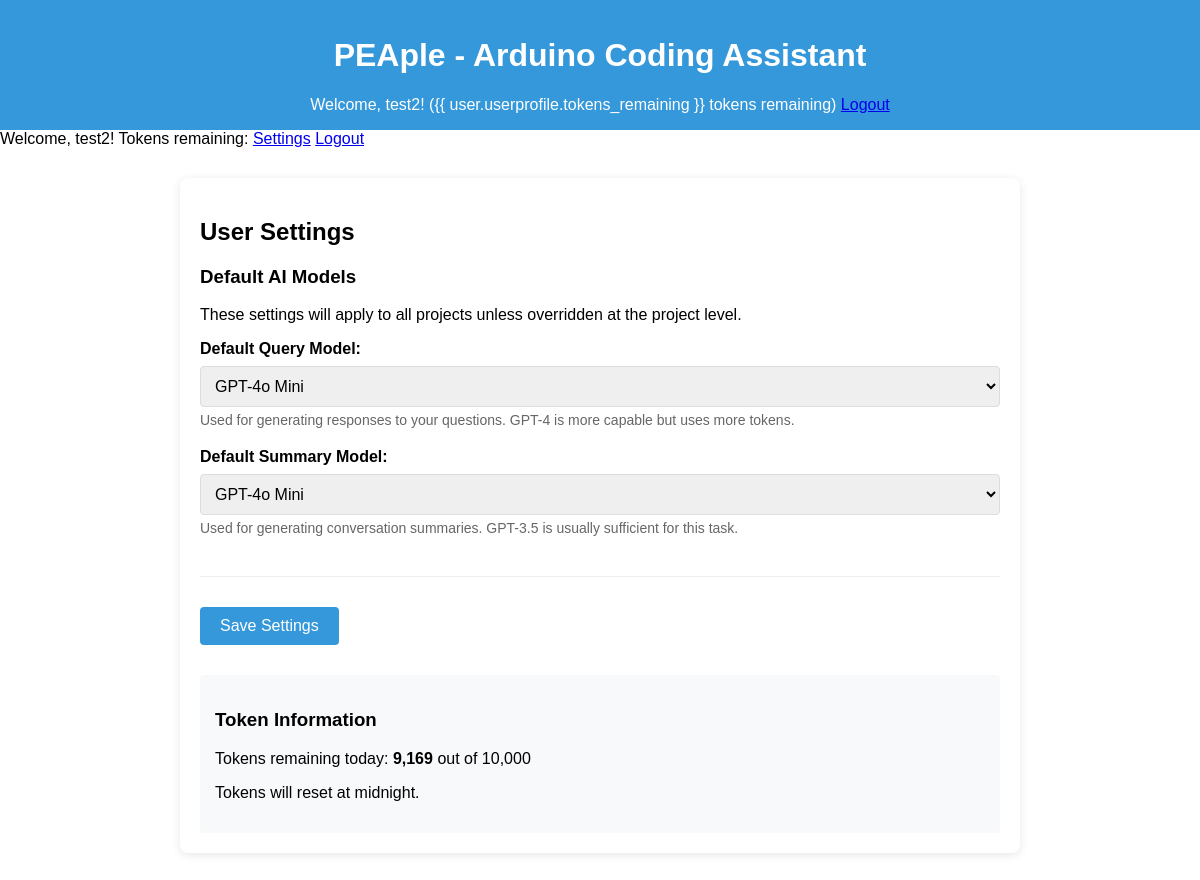
Page /settings/ (signed in) on the earlier database version.
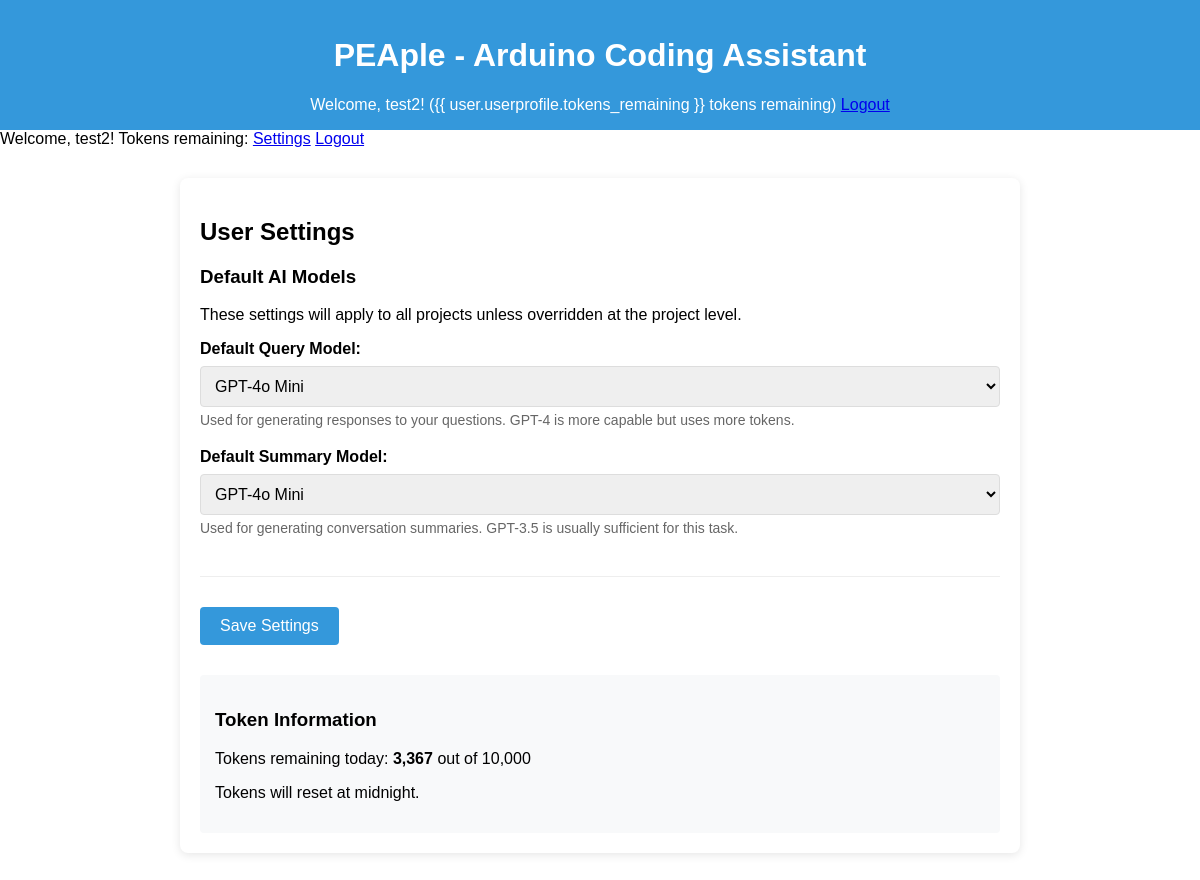
Same page on the later database version.
### chat/models.py (models this page shows, shortened)
class UserProfile(models.Model):
    user = models.OneToOneField(User, on_delete=models.CASCADE)
    tokens_remaining = models.IntegerField(default=10000)  # 10,000 tokens per day
    last_token_reset = models.DateTimeField(default=timezone.now)
    QUERY_MODEL_CHOICES = [
        ('gpt-3.5-turbo', 'GPT-3.5 Turbo'),
        ('gpt-4', 'GPT-4'),
        ('gpt-4o', 'GPT-4o'),
        ('gpt-4o-mini', 'GPT-4o Mini'),
    ]
    SUMMARY_MODEL_CHOICES = [
        ('gpt-3.5-turbo', 'GPT-3.5 Turbo'),
        ('gpt-4', 'GPT-4'),
        ('gpt-4o', 'GPT-4o'),
        ('gpt-4o-mini', 'GPT-4o Mini'),
    ]
    default_query_model = models.CharField(
        max_length=50,
        choices=QUERY_MODEL_CHOICES,
        default='gpt-3.5-turbo'
    )
    default_summary_model = models.CharField(
        max_length=50,
        choices=SUMMARY_MODEL_CHOICES,
        default='gpt-3.5-turbo'
    )

### chat/views.py (the view)
# urls.py: path('settings/', user_settings, name='user_settings'),
@login_required
def user_settings(request):
    profile = request.user.userprofile
    if request.method == 'POST':
        profile.default_query_model = request.POST.get('default_query_model')
        profile.default_summary_model = request.POST.get('default_summary_model')
        profile.save()
        messages.success(request, 'Settings updated successfully!')
        return redirect('user_settings')
    return render(request, 'chat/settings.html', {
        'profile': profile,
        'query_models': UserProfile.QUERY_MODEL_CHOICES,
        'summary_models': UserProfile.SUMMARY_MODEL_CHOICES,
    })

### chat/templates/chat/settings.html (shortened to what this page needs)
{% extends "chat/base.html" %}
{% load humanize %}
{% block content %}
<div class="settings-container">
    <h2>User Settings</h2>
    <form method="post">
        <div class="setting-group">
            <h3>Default AI Models</h3>
            <p class="setting-description">These settings will apply to all projects unless overridden at the project
                level.</p>
            <div class="form-group">
                <label for="default_query_model">Default Query Model:</label>
                <select id="default_query_model" name="default_query_model">
                    {% for value, display_name in query_models %}
                    <option value="{{ value }}" {% if profile.default_query_model == value %}selected{% endif %}>
                        {{ display_name }}
                    </option>
                    {% endfor %}
                </select>
                <p class="model-info">
                    Used for generating responses to your questions. GPT-4 is more capable but uses more tokens.
                </p>
            </div>
            <div class="form-group">
                <label for="default_summary_model">Default Summary Model:</label>
                <select id="default_summary_model" name="default_summary_model">
                    {% for value, display_name in summary_models %}
                    <option value="{{ value }}" {% if profile.default_summary_model == value %}selected{% endif %}>
                        {{ display_name }}
                    </option>
                    {% endfor %}
                </select>
                <p class="model-info">
                    Used for generating conversation summaries. GPT-3.5 is usually sufficient for this task.
                </p>
            </div>
        </div>
        <div class="form-group">
            <button type="submit" class="save-button">Save Settings</button>
        </div>
    </form>
    <div class="token-info">
        <h3>Token Information</h3>
        <p>Tokens remaining today: <strong>{{ profile.tokens_remaining|intcomma }}</strong> out of 10,000</p>
        <p>Tokens will reset at midnight.</p>
    </div>
</div>
{% endblock %}

### chat/templates/chat/base.html (shortened to what this page needs)
{% load humanize %}
<!DOCTYPE html>
<html>
<head>
</head>
<body>
  <div class="header">
    <h1>PEAple - Arduino Coding Assistant</h1>
    <div class="auth-nav">
      {% if user.is_authenticated %}
      <span>Welcome, {{ user.username }}! ({{ user.userprofile.tokens_remaining
        }} tokens remaining)</span>
      <a href="{% url 'logout' %}">Logout</a>
      {% else %}
      <a href="{% url 'login' %}">Login</a>
      <a href="{% url 'signup' %}">Sign Up</a>
      {% endif %}
    </div>
  </div>
  <div class="user-navigation">
    {% if user.is_authenticated %}
    <span class="user-welcome">Welcome, {{ user.username }}!</span>
    <span id="tokens-remaining">Tokens remaining: {{ tokens_remaining|intcomma }}</span>
    <a href="{% url 'user_settings' %}" class="settings-button">Settings</a>
    <a href="{% url 'logout' %}" class="logout-button">Logout</a>
    {% else %}
    <a href="{% url 'login' %}" class="login-button">Login</a>
    <a href="{% url 'signup' %}" class="signup-button">Sign Up</a>
    {% endif %}
  </div>
  <div class="content">{% block content %}{% endblock %}</div>
</body>
</html>

### chat/templates/chat/base.html (style rules this page uses)
body { font-family: Arial, sans-serif; margin: 0; padding: 0; display: flex; flex-direction: column; height: 100vh; }
.header { background-color: #3498db; color: white; padding: 1rem; text-align: center; }

### chat/templates/chat/settings.html (style rules this page uses)
.settings-container { max-width: 800px; margin: 30px auto; padding: 20px; background-color: #fff; border-radius: 8px; box-shadow: 0 2px 10px rgba(0, 0, 0, 0.1); }
.setting-group { margin-bottom: 30px; padding-bottom: 20px; border-bottom: 1px solid #eee; }
.form-group { margin-bottom: 20px; }
.form-group label { display: block; margin-bottom: 8px; font-weight: bold; }
.form-group select { width: 100%; padding: 10px; border: 1px solid #ddd; border-radius: 4px; font-size: 16px; }
.model-info { margin-top: 5px; font-size: 14px; color: #666; }
.save-button { background-color: #3498db; color: white; border: none; padding: 10px 20px; border-radius: 4px; cursor: pointer; font-size: 16px; }
.token-info { background-color: #f8f9fa; padding: 15px; border-radius: 4px; margin-top: 30px; }

Differences in the rows shown:
changed UserProfile "GPT-4o Mini": tokens_remaining "9,169" → "3,367"
